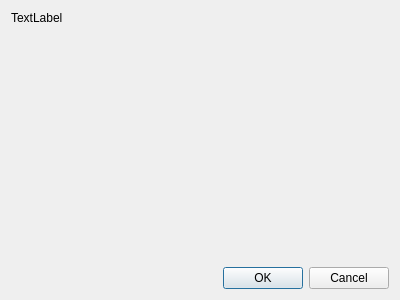
<?xml version="1.0" encoding="UTF-8"?>
<ui version="4.0">
 <class>VideoInfoDialog</class>
 <widget class="QDialog" name="VideoInfoDialog">
  <property name="geometry">
   <rect>
    <x>0</x>
    <y>0</y>
    <width>400</width>
    <height>300</height>
   </rect>
  </property>
  <property name="windowTitle">
   <string>Dialog</string>
  </property>
  <layout class="QGridLayout" name="gridLayout">
   <item row="2" column="0">
    <widget class="QDialogButtonBox" name="buttonBox">
     <property name="orientation">
      <enum>Qt::Horizontal</enum>
     </property>
     <property name="standardButtons">
      <set>QDialogButtonBox::Cancel|QDialogButtonBox::Ok</set>
     </property>
    </widget>
   </item>
   <item row="1" column="0">
    <widget class="VideoInfoWidget" name="videoInfoWidget" native="true"/>
   </item>
   <item row="0" column="0">
    <widget class="QLabel" name="label">
     <property name="sizePolicy">
      <sizepolicy hsizetype="Preferred" vsizetype="Fixed">
       <horstretch>0</horstretch>
       <verstretch>0</verstretch>
      </sizepolicy>
     </property>
     <property name="text">
      <string>TextLabel</string>
     </property>
    </widget>
   </item>
  </layout>
 </widget>
 <customwidgets>
  <customwidget>
   <class>VideoInfoWidget</class>
   <extends>QWidget</extends>
   <header>videoinfowidget.hpp</header>
   <container>1</container>
  </customwidget>
 </customwidgets>
 <resources/>
 <connections>
  <connection>
   <sender>buttonBox</sender>
   <signal>accepted()</signal>
   <receiver>VideoInfoDialog</receiver>
   <slot>accept()</slot>
   <hints>
    <hint type="sourcelabel">
     <x>248</x>
     <y>254</y>
    </hint>
    <hint type="destinationlabel">
     <x>157</x>
     <y>274</y>
    </hint>
   </hints>
  </connection>
  <connection>
   <sender>buttonBox</sender>
   <signal>rejected()</signal>
   <receiver>VideoInfoDialog</receiver>
   <slot>reject()</slot>
   <hints>
    <hint type="sourcelabel">
     <x>316</x>
     <y>260</y>
    </hint>
    <hint type="destinationlabel">
     <x>286</x>
     <y>274</y>
    </hint>
   </hints>
  </connection>
 </connections>
</ui>
